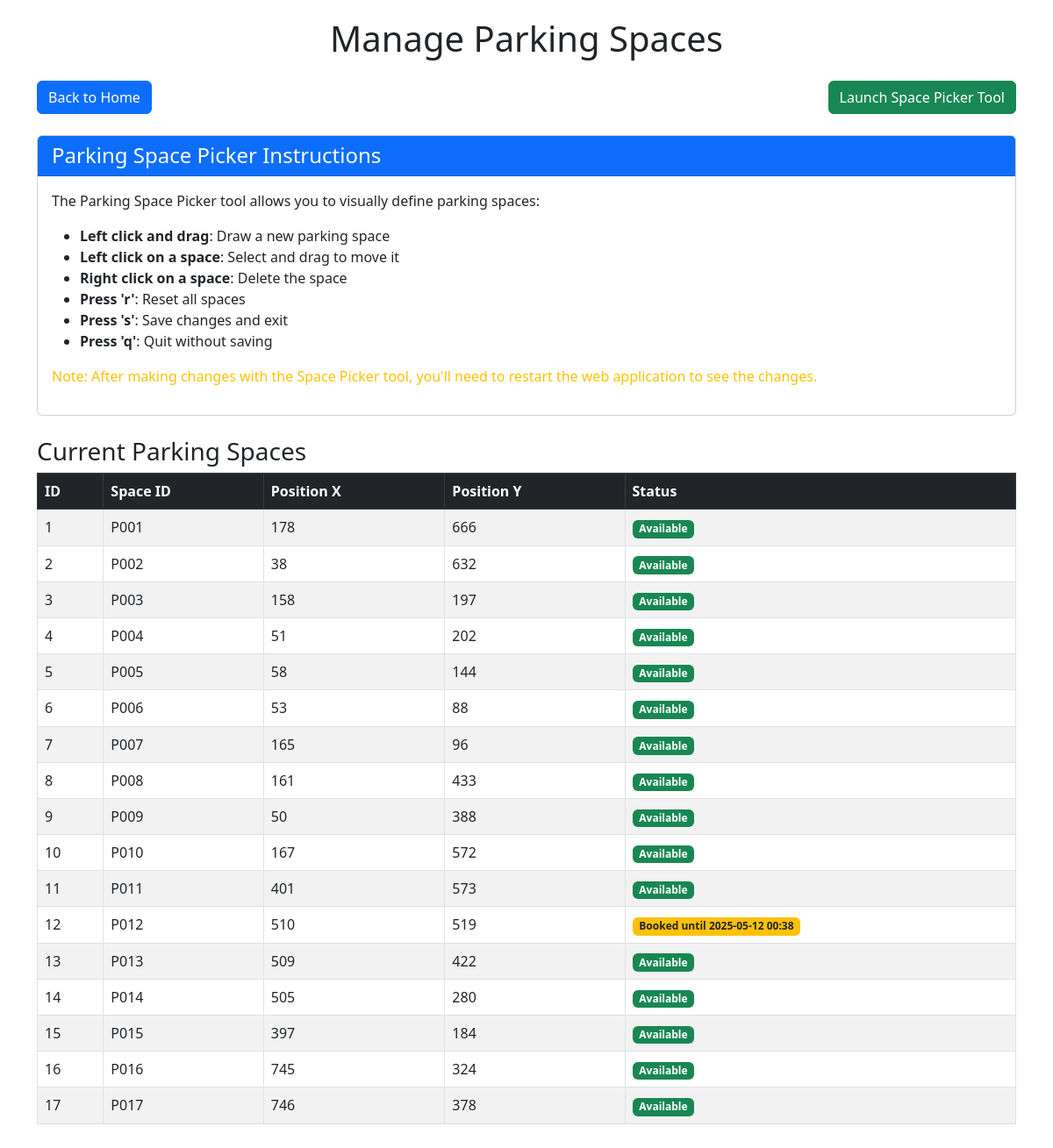
Before: /admin/spaces with the older database file.
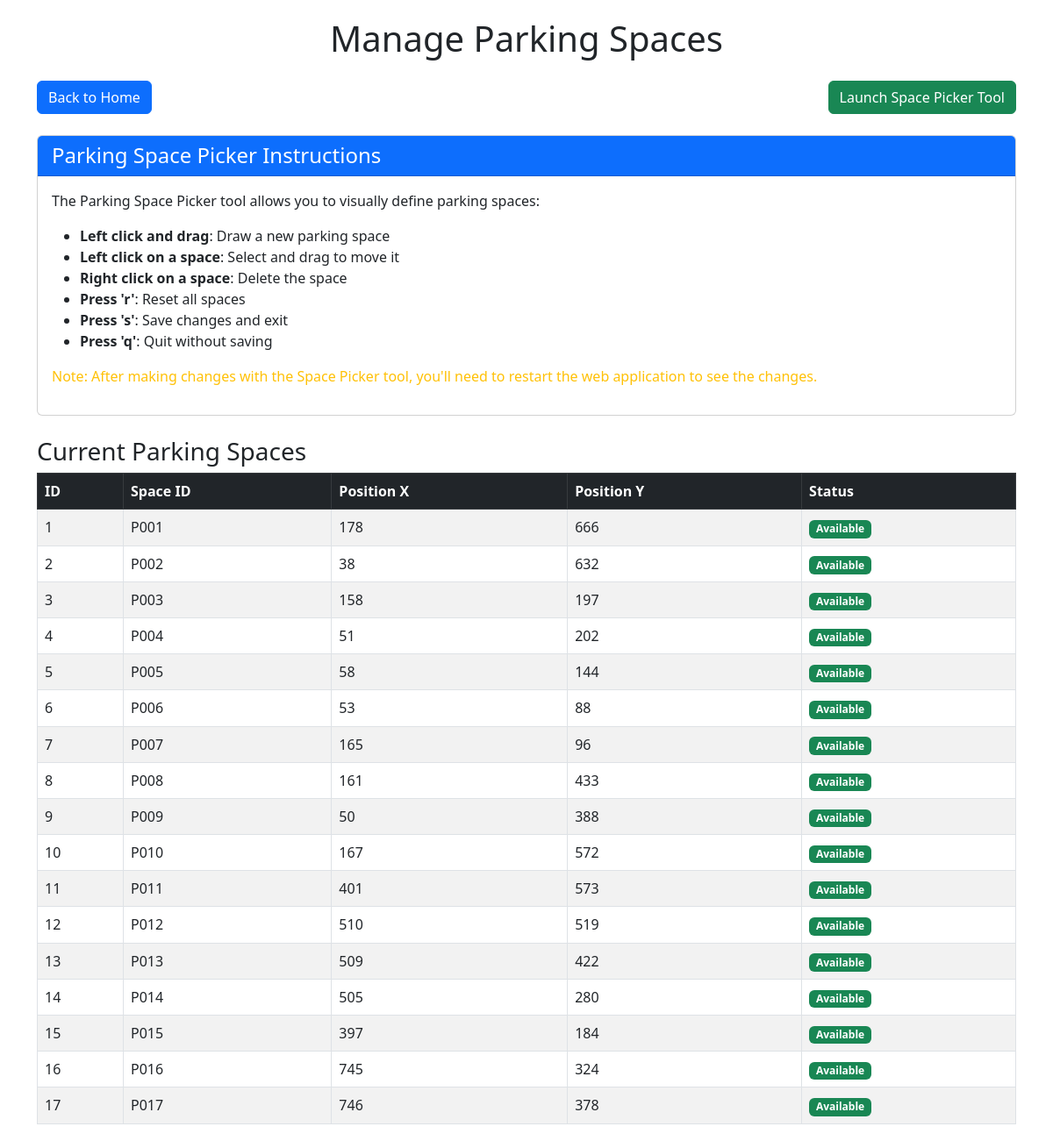
After: the same page with the newer database file.
### models.py (models this page shows, shortened)
class ParkingSpace(db.Model):
    id = db.Column(db.Integer, primary_key=True)
    position_x = db.Column(db.Integer, nullable=False)
    position_y = db.Column(db.Integer, nullable=False)
    space_id = db.Column(db.String(10), unique=True, nullable=False)
    bookings = db.relationship('Booking', backref='parking_space', lazy=True)

class Booking(db.Model):
    id = db.Column(db.Integer, primary_key=True)
    user_name = db.Column(db.String(100), nullable=False)
    user_email = db.Column(db.String(100), nullable=False)
    license_plate = db.Column(db.String(20), nullable=False)
    start_time = db.Column(db.DateTime, nullable=False, default=datetime.utcnow)
    end_time = db.Column(db.DateTime, nullable=False)
    is_active = db.Column(db.Boolean, default=True)
    created_at = db.Column(db.DateTime, nullable=False, default=datetime.utcnow)
    parking_space_id = db.Column(db.Integer, db.ForeignKey('parking_space.id'), nullable=False)

### app.py (the view)
@app.route('/admin/spaces', methods=['GET'])
def admin_spaces():
    spaces = ParkingSpace.query.all()
    return render_template('admin_spaces.html', spaces=spaces)

### templates/admin_spaces.html (shortened to what this page needs)
<!DOCTYPE html>
<html lang="en">
<head>
    <link href="https://cdn.jsdelivr.net/npm/bootstrap@5.3.0-alpha1/dist/css/bootstrap.min.css" rel="stylesheet">
</head>
<body>
    <div class="container">
        <h1 class="text-center mb-4">Manage Parking Spaces</h1>
        <div class="d-flex justify-content-between mb-4">
            <a href="{{ url_for('index') }}" class="btn btn-primary">Back to Home</a>
            <div>
                <form method="POST" action="{{ url_for('run_space_picker') }}" class="d-inline">
                    <button type="submit" class="btn btn-success">Launch Space Picker Tool</button>
                </form>
            </div>
        </div>
        <div class="card mb-4">
            <div class="card-header bg-primary text-white">
                <h4 class="mb-0">Parking Space Picker Instructions</h4>
            </div>
            <div class="card-body">
                <p>The Parking Space Picker tool allows you to visually define parking spaces:</p>
                <ul>
                    <li><strong>Left click and drag</strong>: Draw a new parking space</li>
                    <li><strong>Left click on a space</strong>: Select and drag to move it</li>
                    <li><strong>Right click on a space</strong>: Delete the space</li>
                    <li><strong>Press 'r'</strong>: Reset all spaces</li>
                    <li><strong>Press 's'</strong>: Save changes and exit</li>
                    <li><strong>Press 'q'</strong>: Quit without saving</li>
                </ul>
                <p class="text-warning">Note: After making changes with the Space Picker tool, you'll need to restart the web application to see the changes.</p>
            </div>
        </div>
        <div class="space-table">
            <h3>Current Parking Spaces</h3>
            {% if spaces %}
                <table class="table table-striped table-bordered">
                    <thead class="table-dark">
                        <tr>
                            <th>ID</th>
                            <th>Space ID</th>
                            <th>Position X</th>
                            <th>Position Y</th>
                            <th>Status</th>
                        </tr>
                    </thead>
                    <tbody>
                        {% for space in spaces %}
                            <tr>
                                <td>{{ space.id }}</td>
                                <td>{{ space.space_id }}</td>
                                <td>{{ space.position_x }}</td>
                                <td>{{ space.position_y }}</td>
                                <td>
                                    {% set active_booking = space.bookings|selectattr('is_active', 'eq', true)|first %}
                                    {% if active_booking %}
                                        <span class="badge bg-warning text-dark">Booked until {{ active_booking.end_time.strftime('%Y-%m-%d %H:%M') }}</span>
                                    {% else %}
                                        <span class="badge bg-success">Available</span>
                                    {% endif %}
                                </td>
                            </tr>
                        {% endfor %}
                    </tbody>
                </table>
            {% else %}
                <div class="alert alert-info">No parking spaces defined yet. Use the Space Picker Tool to create spaces.</div>
            {% endif %}
        </div>
    </div>
</body>
</html>

### templates/admin_spaces.html (style rules this page uses)
body { padding: 20px; }
.space-table { margin-top: 20px; }

Changed rows visible on the page:
no longer on this page (row edited): Booking: end_time "2025-05-12 00:38"
computed for ParkingSpace id 12: text "Booked until" → "Available"
